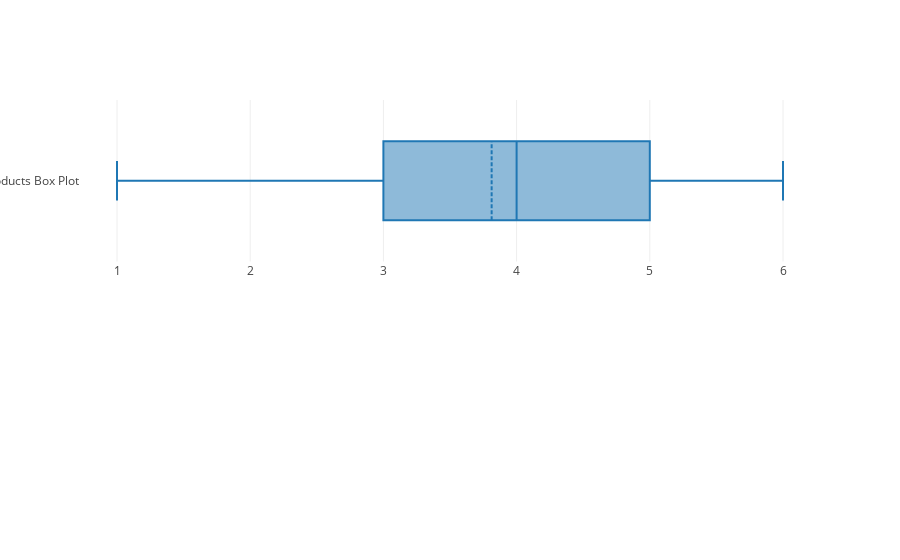
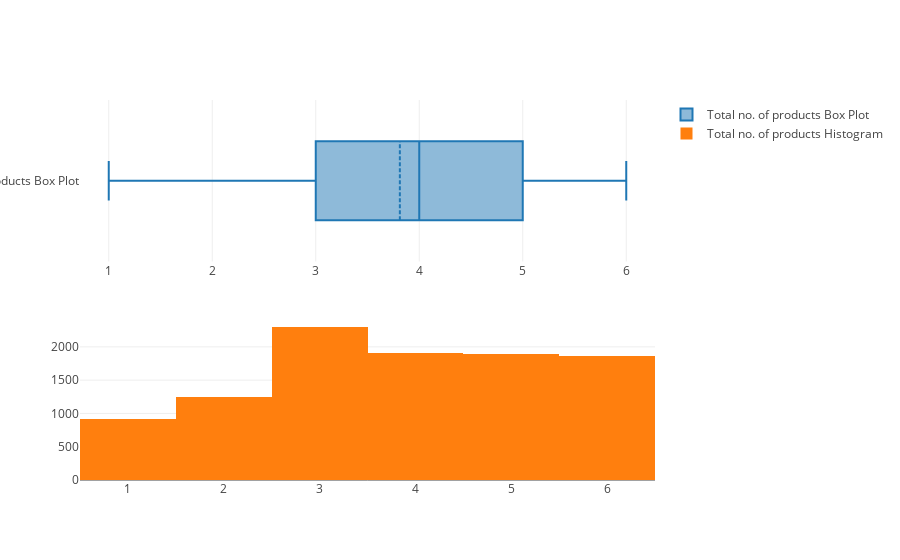
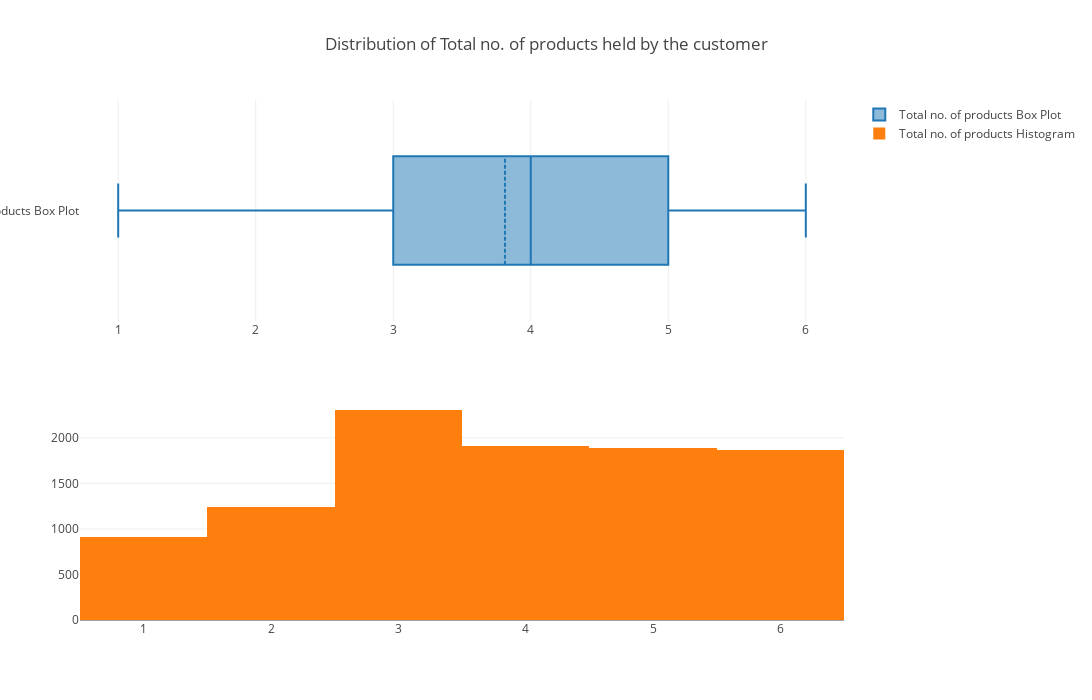
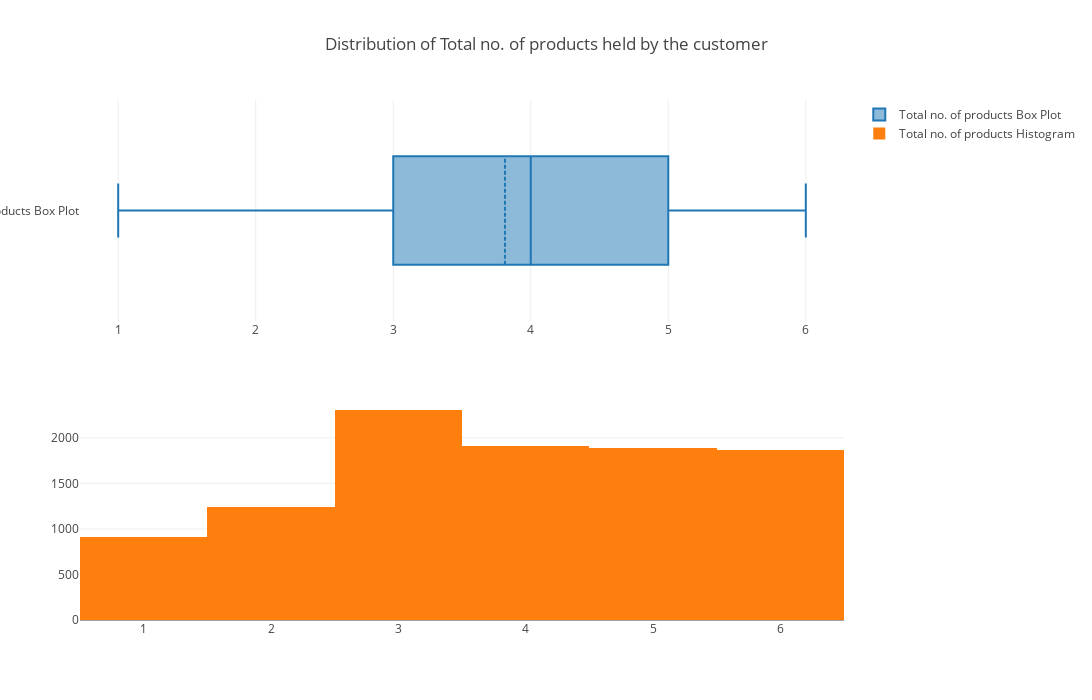

The cell these charts' notebook holds for them, in order:
### Markdown cell above
<p style="text-align: center;"><span style='font-size: 24px; font-family: "Times New Roman", Times, serif;'>We have a low kurtosis value pointing to a very flat shaped distribution (as shown in the plots above as well), meaning we cannot assume normality of the feature.</span></p>

### Code cell
fig = make_subplots(rows=2, cols=1)

tr1=go.Box(x=c_data['Total_Relationship_Count'],name='Total no. of products Box Plot',boxmean=True)
tr2=go.Histogram(x=c_data['Total_Relationship_Count'],name='Total no. of products Histogram')

fig.add_trace(tr1,row=1,col=1)
fig.add_trace(tr2,row=2,col=1)

fig.update_layout(height=700, width=1200, title_text="Distribution of Total no. of products held by the customer")
fig.show()

### Figure 1 — Plotly figure (JSON) as saved in the notebook; plotly's stock layout.template omitted (floating-point values rounded to 4 significant figures; data arrays with more than 128 entries replaced by an {"elided": "..."} marker saying what was removed)
{"data": [{"boxmean": true, "name": "Total no. of products Box Plot", "type": "box", "x": {"elided": "10127 int values"}, "xaxis": "x", "yaxis": "y"}], "layout": {"xaxis": {"anchor": "y", "domain": [0, 1]}, "xaxis2": {"anchor": "y2", "domain": [0, 1]}, "yaxis": {"anchor": "x", "domain": [0.575, 1]}, "yaxis2": {"anchor": "x2", "domain": [0, 0.425]}}}

### Figure 2 — Plotly figure (JSON) as saved in the notebook; plotly's stock layout.template omitted (floating-point values rounded to 4 significant figures; data arrays with more than 128 entries replaced by an {"elided": "..."} marker saying what was removed)
{"data": [{"boxmean": true, "name": "Total no. of products Box Plot", "type": "box", "x": {"elided": "10127 int values"}, "xaxis": "x", "yaxis": "y"}, {"name": "Total no. of products Histogram", "type": "histogram", "x": {"elided": "10127 int values"}, "xaxis": "x2", "yaxis": "y2"}], "layout": {"xaxis": {"anchor": "y", "domain": [0, 1]}, "xaxis2": {"anchor": "y2", "domain": [0, 1]}, "yaxis": {"anchor": "x", "domain": [0.575, 1]}, "yaxis2": {"anchor": "x2", "domain": [0, 0.425]}}}

### Figure 3 — Plotly figure (JSON) as saved in the notebook; plotly's stock layout.template omitted (floating-point values rounded to 4 significant figures; data arrays with more than 128 entries replaced by an {"elided": "..."} marker saying what was removed)
{"data": [{"boxmean": true, "name": "Total no. of products Box Plot", "type": "box", "x": {"elided": "10127 int values"}, "xaxis": "x", "yaxis": "y"}, {"name": "Total no. of products Histogram", "type": "histogram", "x": {"elided": "10127 int values"}, "xaxis": "x2", "yaxis": "y2"}], "layout": {"height": 700, "title": {"text": "Distribution of Total no. of products held by the customer"}, "width": 1200, "xaxis": {"anchor": "y", "domain": [0, 1]}, "xaxis2": {"anchor": "y2", "domain": [0, 1]}, "yaxis": {"anchor": "x", "domain": [0.575, 1]}, "yaxis2": {"anchor": "x2", "domain": [0, 0.425]}}}

### Figure 4 — Plotly figure (JSON) as saved in the notebook; plotly's stock layout.template omitted (floating-point values rounded to 4 significant figures; data arrays with more than 128 entries replaced by an {"elided": "..."} marker saying what was removed)
{"data": [{"boxmean": true, "name": "Total no. of products Box Plot", "type": "box", "x": {"elided": "10127 int values"}, "xaxis": "x", "yaxis": "y"}, {"name": "Total no. of products Histogram", "type": "histogram", "x": {"elided": "10127 int values"}, "xaxis": "x2", "yaxis": "y2"}], "layout": {"height": 700, "title": {"text": "Distribution of Total no. of products held by the customer"}, "width": 1200, "xaxis": {"anchor": "y", "domain": [0, 1]}, "xaxis2": {"anchor": "y2", "domain": [0, 1]}, "yaxis": {"anchor": "x", "domain": [0.575, 1]}, "yaxis2": {"anchor": "x2", "domain": [0, 0.425]}}}
